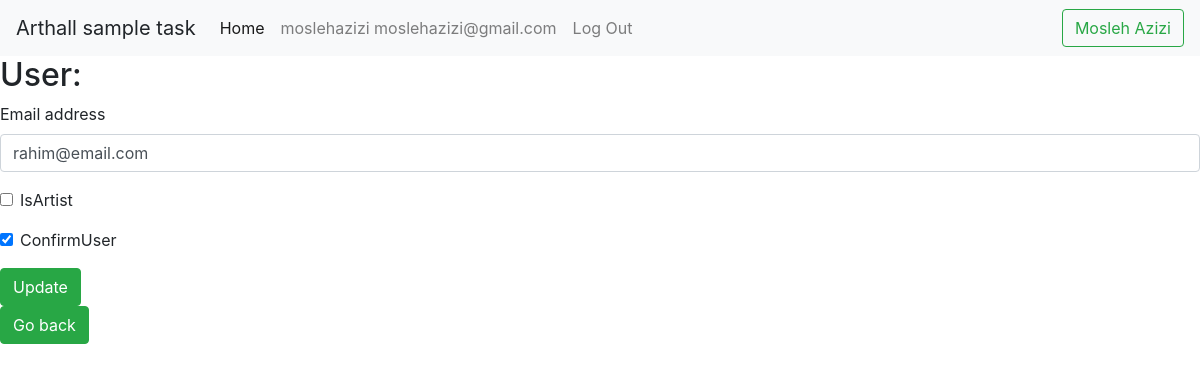
The app's page /user-update/3/update/ (signed in), older data.
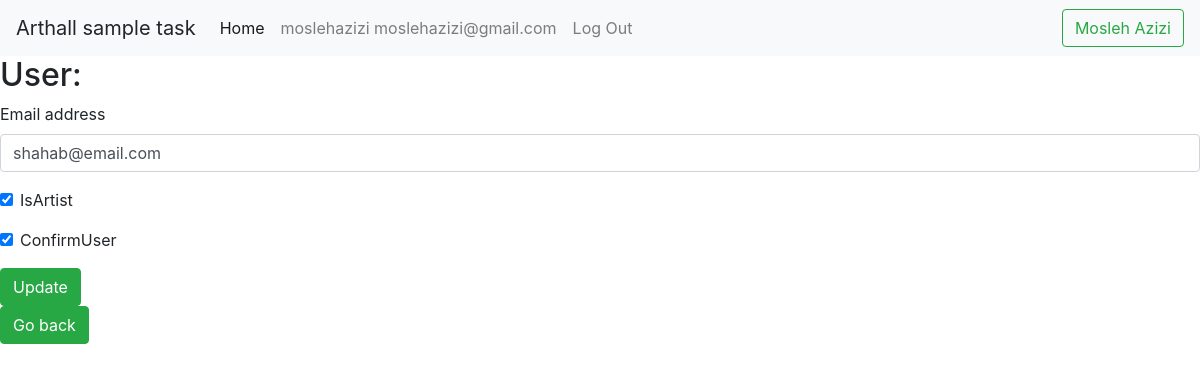
The same page, newer data.
### accounts/models.py (models this page shows, shortened)
class CustomUser(AbstractUser):
    phone_number = PhoneNumberField()
    IsArtist = models.BooleanField(default=True)
    ConfirmUser = models.BooleanField(default=False)

### pages/views.py (the view, shortened to what this page needs)
# urls.py: path('user-update/<int:pk>/update/', UserUpdateView.as_view(), name='user_update'),
class UserUpdateView(LoginRequiredMixin, UpdateView):
    model = CustomUser
    template_name = 'pages/user_update.html'
    fields = ('email', 'IsArtist', 'ConfirmUser',)

### templates/pages/user_update.html (shortened to what this page needs)
{% extends '_base.html' %}
{% load crispy_forms_tags %}
    {% block content %}
        <h2>User:</h2>
        <form method="post">
            {{ form|crispy }}
            <input type="submit" class="btn btn-success" value="Update"></br>
        </form>
        <a href="{{request.META.HTTP_REFERER}}" class='btn btn-success'>Go back</a>
    {% endblock content %}

Row changes from the older to the newer data that the page shows:
changed CustomUser: email "rahim@email.com" → "shahab@email.com"; IsArtist "☐" → "☑"
